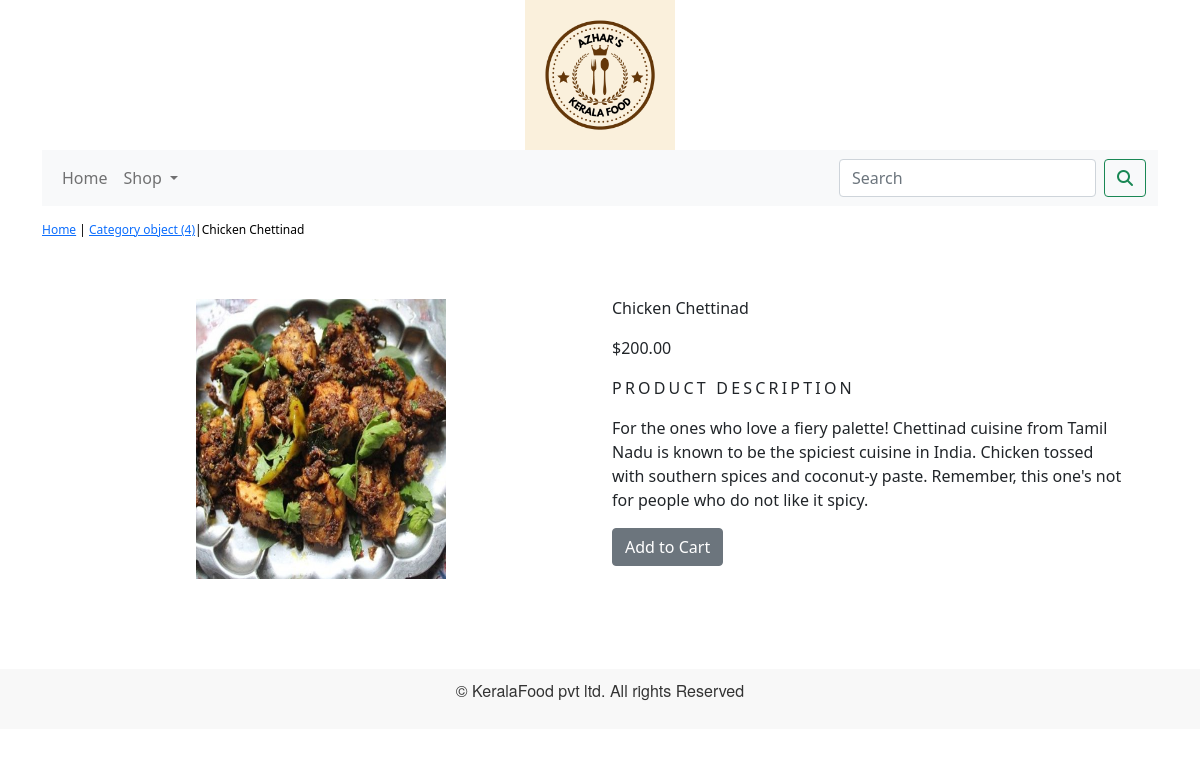
Page /shop/chicken/chicken-chettinad/ on the committed database.
### shop/models.py (models this page shows, shortened)
class Product(models.Model):
    name=models.CharField(max_length=250,unique=True)
    slug=models.SlugField(max_length=250, unique=True)
    description=models.TextField(blank=True)
    price=models.DecimalField(max_digits=10,decimal_places=2)
    category=models.ForeignKey(Category,on_delete=models.CASCADE)
    image=models.ImageField(upload_to='product',blank=True)
    stock=models.IntegerField()
    available=models.BooleanField(default=True)
    created=models.DateTimeField(auto_now_add=True)
    update=models.DateTimeField(auto_now=True)
    class Meta:
        ordering=['name']
        verbose_name='product'
        verbose_name_plural='products'

class Category(models.Model):
    name=models.CharField(max_length=250,unique=True)
    slug=models.SlugField(max_length=250,unique=True)
    description=models.TextField(blank=True)
    image=models.ImageField(upload_to='category',blank=True)
    def get_url(self):
        return reverse('shop:products_by_category', args=[self.slug])
    class Meta:
        ordering=['name']
        verbose_name='category'
        verbose_name_plural='categories'

### shop/views.py (the view)
# urls.py: path('<slug:c_slug>/<slug:product_slug>/', views.proDetail, name='prodCatDetail')
def proDetail(request,c_slug,product_slug):
    try:
        product=Product.objects.get(category__slug=c_slug,slug=product_slug)
    except Exception as e:
        raise  e
    return render(request,'product.html',{'product':product})

### cart/context_processors.py (called while the page is built)
def counter(request):
    item_count=0
    if'admin' in request.path:
        return {}
    else:
        try:
            cart=Cart.objects.filter(cart_id=cart_id(request))
            car_items=CartItem.objects.all().filter(cart=cart[:1])
            for cart_item in car_items:
                item_count += cart_item.quantity
        except Cart.DoesNotExist:
            item_count=0
        return dict(item_count=item_count)

### cart/views.py (called while the page is built)
def cart_id(request):
    cart=request.session.session_key
    if not cart:
        cart=request.session.create()
    return cart

### shop/context_processors.py (called while the page is built)
def menu_links(request):
    links=Category.objects.all()
    return dict(links=links)

### template/product.html (shortened to what this page needs)
{% extends 'base.html' %}
{% load static %}
{% block content %}
<div class="row my_prod_row_class">
    <div class="mx_auto">
        <p> <a href="{% url 'shop:allProdCat' %}">Home</a> | <a href="{{product.category.get_url}}">{{product.category}}</a>|{{product.name}}</p>
    </div>
</div>
<div class="container">
<br>
<div class="row">
    <div class="col-12 col-sm-12 col-md-12 col-lg-6 text-center">
        <div style="min-width:18rem;">
            <img src="{{product.image.url}}" alt="{{product.name}}" width="250px;" height="280px;">
        </div>
    </div>
    <div class="col-12 col-sm-12 col-md-12 col-lg-6">
        <div>
        <h1 class="my_prod_title">{{product.name}}</h1>
        <p>${{product.price}}</p>
        <p class="my_title"> Product Description</p>
        <p class="text-justify my_prod_text">{{product.description}}</p>
        {% if product.stock <= 0 %}
        <p class="text-justify my_prod_text"><b>Out of Stock</b></p>
        {% else %}
        <a class="btn btn-secondary" href="{% url 'cart:add_cart' product.id %}">Add to Cart</a>
        {% endif %}
    </div>
</div>
</div>
</div>
{% endblock %}

### static/css/custom.css (style rules this page uses)
body { font-family: 'Roboto', sans-serif; }
.my_title { font-size:16px; text-transform:uppercase; letter-spacing:.2em; }
.my_prod_row_class { padding-top:15px; padding-bottom:20px; }
.my_prod_row_class .mx_auto { color:#000; font-size:12px; text-decoration:none; }
.my_prod_title { font-size:16px; text_transform:uppercase; letter-spacing:.2em padding-top:15px; padding-bottom:10px; }
.my_prod_text { padding-right:20px; }

### rows in the picture
Product: category "Category object (4)", name "Chicken Chettinad", image (picture), price "200.00", description "For the ones who love a fiery palette! Chettinad cuisine from Tamil Nadu is known to be the spiciest cuisine in India. Chicken tossed with southern spices and coconut-y paste. Remember, this one's not for people who do not like it spicy."
